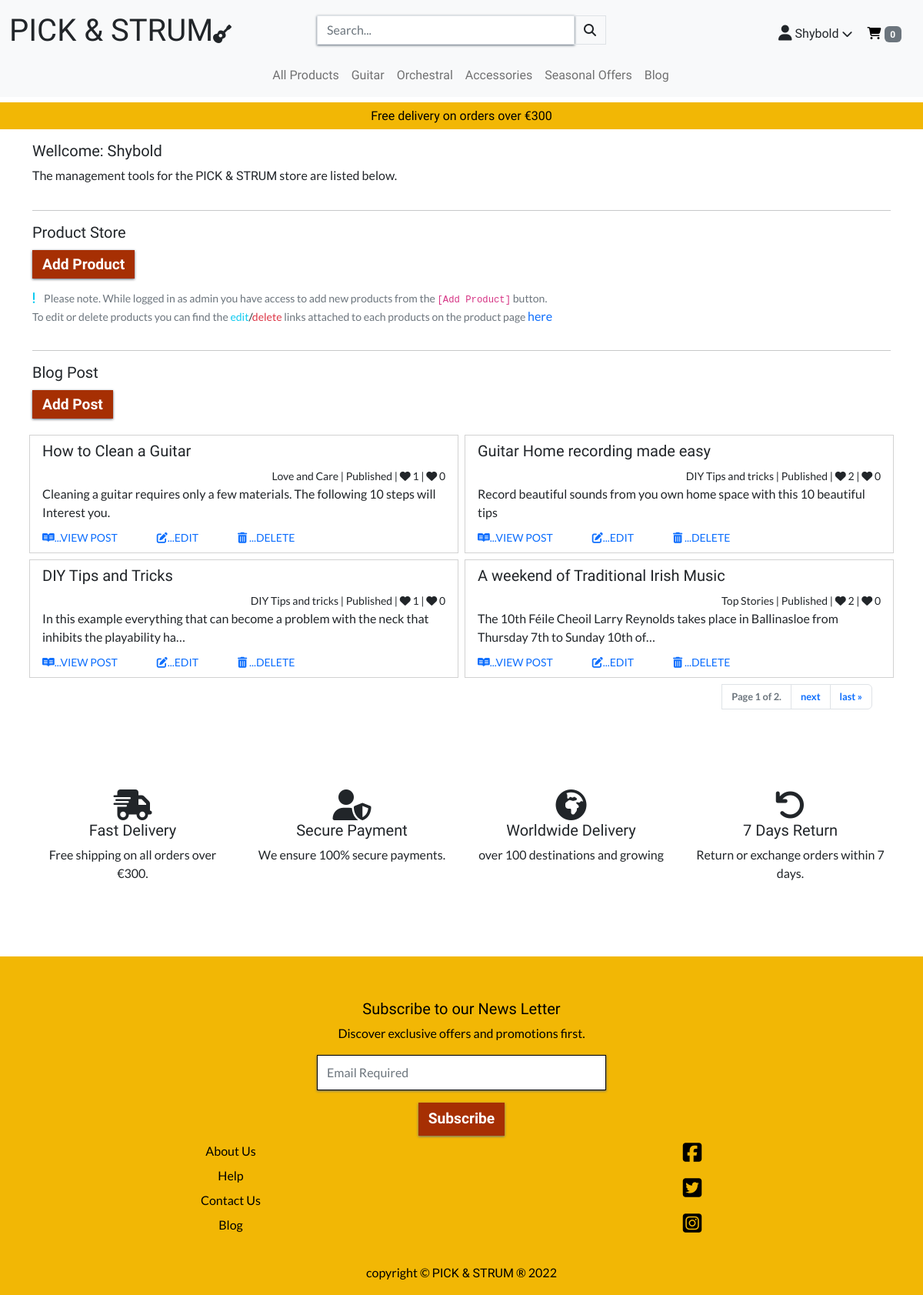
Before: /management/ (signed in) with the older database file.
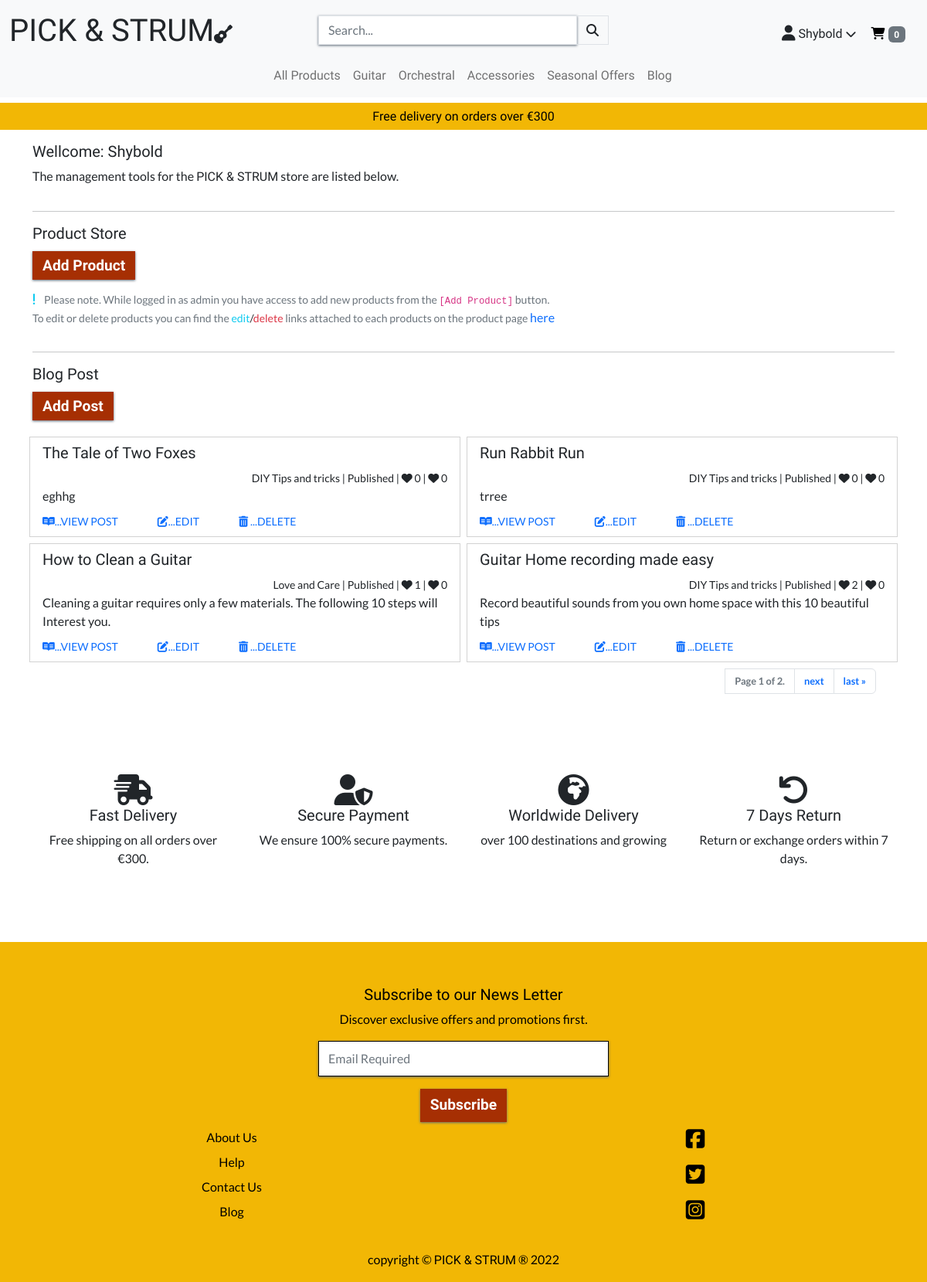
After: the same page with the newer database file.
### blog/models.py (models this page shows, shortened)
class Post(models.Model):
    title = models.CharField(max_length=100, unique=True)
    slug = models.SlugField(max_length=100, unique=True)
    author = models.ForeignKey(
        User, null=True, on_delete=models.SET_NULL)
    updated_on = models.DateTimeField(auto_now=True)
    category = models.ForeignKey(
        PostCategory, null=True, on_delete=models.SET_NULL, related_name='post')
    content = models.TextField()
    featured_image = models.ImageField(null=True, blank=True)
    excerpt = models.TextField(blank=True)
    created_on = models.DateTimeField(auto_now_add=True)
    status = models.IntegerField(choices=STATUS, default=0)
    likes = models.ManyToManyField(
        User, related_name='story_likes', blank=True
        )
    dislikes = models.ManyToManyField(
        User, related_name='story_dislikes', blank=True
        )
    class Meta:
        ordering = ["-created_on"]
    def number_of_likes(self):
        return self.likes.count()
    def number_of_dislikes(self):
        return self.dislikes.count()

class PostCategory(models.Model):
    class Meta:
        verbose_name_plural = 'PostCategories'
    name = models.CharField(max_length=254)
    friendly_name = models.CharField(max_length=254, null=True, blank=True)

### management/views.py (the view)
# urls.py: path('management/', include('management.urls')),
@login_required
def management(request):
    if not request.user.is_superuser:
        messages.error(
            request, 'Only store owners are permitted to take this action.')
        return redirect(reverse('home'))
    paginator = Paginator(
        Post.objects.all().order_by("-created_on"), 4)
    page = request.GET.get('page')
    posts = paginator.get_page(page)
    context = {
        'posts': posts,
    }
    template_name = 'management/storekeep.html'
    return render(request, template_name, context)

### cart/contexts.py (called while the page is built, shortened)
def cart_contents(request):
    cart_items = []
    total = 0
    product_count = 0
    cart = request.session.get('cart', {})
    if total < settings.FREE_DELIVERY_THRESHOLD:
        delivery = total * Decimal(settings.STANDARD_DELIVERY_PERCENTAGE / 100)
        free_delivery_delta = settings.FREE_DELIVERY_THRESHOLD - total
    else:
        delivery = 0
        free_delivery_delta = 0
    grand_total = delivery + total
    context = {
        'cart_items': cart_items,
        'total': total,
        'product_count': product_count,
        'delivery': delivery,
        'free_delivery_delta': free_delivery_delta,
        'free_delivery_threshold': settings.FREE_DELIVERY_THRESHOLD,
        'grand_total': grand_total,
    }
    return context

### management/templates/management/storekeep.html (shortened to what the changed rows need)
{% extends "base.html" %}
{% load static %}
{% block content %}
<div class="container mt-3">
    {% if request.user.is_superuser %}
    <div class="row">
        <div class="row m-0 row-cols-1 row-cols-md-2 g-2">
        {% for post in posts %}
            <div class="col">
                <div class="card h-100 rounded-0">
                    <div class="card-body py-2">
                        <h5>{{ post.title }}</h5>
                            <div class="text-end">
                                <small>
                                    {% if post.status == 1%}
                                    {{ post.category.friendly_name }} | Published | <i class="fas fa-heart"></i><span>
                                        {{ post.number_of_likes }}</span> | <i class="fas fa-heart"></i><span>
                                        {{ post.number_of_dislikes }}</span>
                                    {% else %}
                                    {{ post.category }} | Draft
                                    {% endif %}
                                </small>
                            </div>
                        <p class="m-0">{{ post.excerpt|truncatechars:100 }}</p>
                    </div>
                    <div class="card-footer bg-white border-0 pt-0">
                        {% if post.status == 1 %}
                        <a class="text-decoration-none me-5" href="{% url 'view_post' post.slug %}"><small><i class="fab fa-readme"></i>...VIEW POST</small></a>
                        <a class="text-decoration-none" href="{% url 'edit_post' post.slug %}"><small><i class="fas fa-edit"></i>...EDIT</small></a>
                        {% else %}
                        <a class="text-decoration-none" href="{% url 'edit_post' post.slug %}"><small><i class="fas fa-edit"></i>...EDIT</small></a>
                        {% endif %}
                        <a class="text-decoration-none ms-5" data-bs-toggle="modal" data-bs-target="#staticBackdrop{{post.slug}}" href=""><small><i class="fas fa-trash-alt"></i> ...DELETE</small></a>
                    </div>
                </div>
            </div>
        {% endfor %}
        </div>
    </div>
    {% else %}
    <div class="row my-5">
        <div class="col text-center">
            <h4 class="text-danger">You do not have permission to be on this page</h4>
        </div>
    </div>
    {% endif %}
</div>
{% endblock %}

Changed rows visible on the page:
no longer on this page (row unchanged): Post: title "DIY Tips and Tricks", category.friendly_name "DIY Tips and tricks", number_of_likes "1", number_of_dislikes "0", excerpt "In this example everything that can become a problem with the neck that inhibits the playability ha…", status 1 (drawn)
no longer on this page (row unchanged): Post: title "A weekend of Traditional Irish Music", category.friendly_name "Top Stories", number_of_likes "2", number_of_dislikes "0", excerpt "The 10th Féile Cheoil Larry Reynolds takes place in Ballinasloe from Thursday 7th to Sunday 10th of…", status 1 (drawn)
added Post: title "The Tale of Two Foxes", category.friendly_name "DIY Tips and tricks", number_of_likes "0", number_of_dislikes "0", excerpt "eghhg", status 1 (drawn)
added Post: title "Run Rabbit Run", category.friendly_name "DIY Tips and tricks", number_of_likes "0", number_of_dislikes "0", excerpt "trree", status 1 (drawn)
